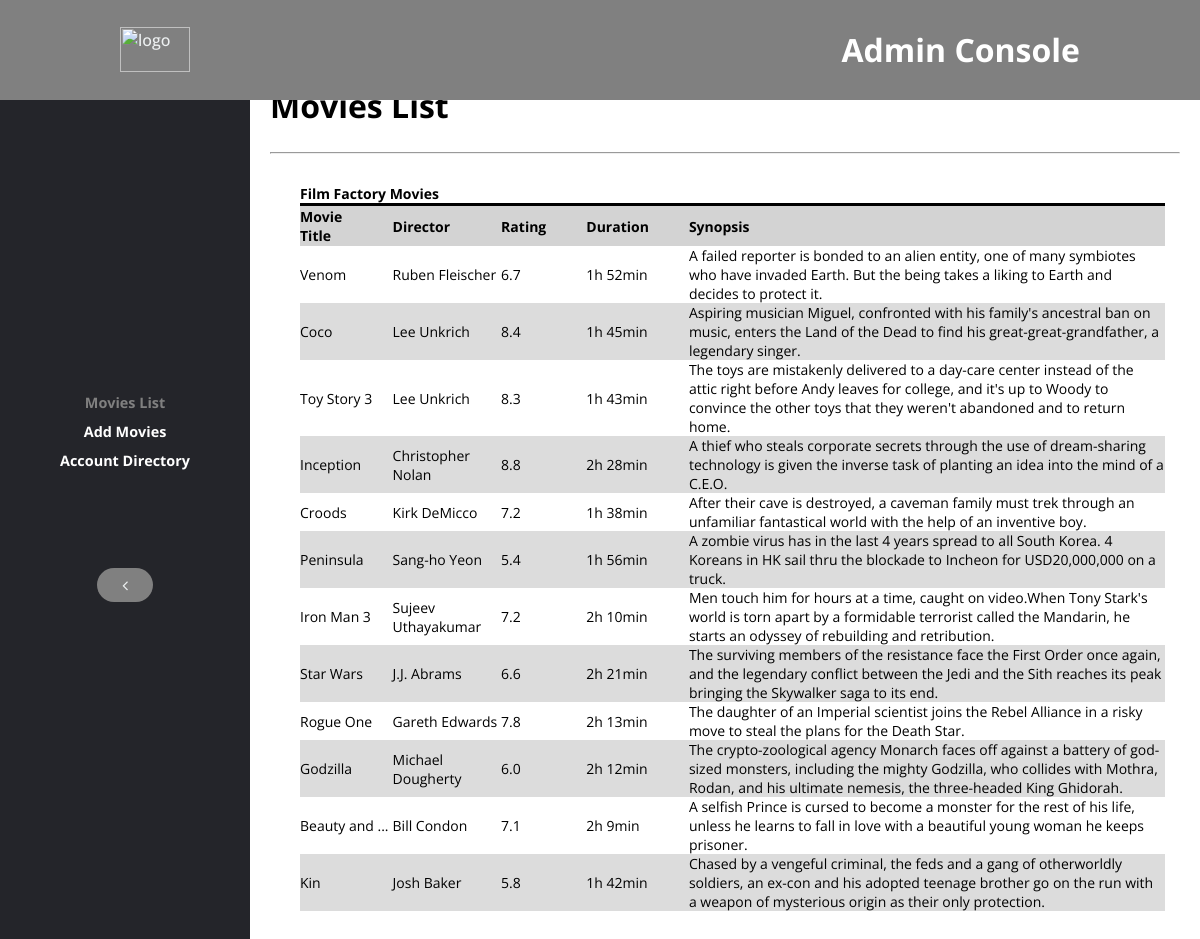
/admin_movies.php, run on the app's committed database.
### tables this page shows
CREATE TABLE IF NOT EXISTS `movies` (
  `Movie_Id` int(10) UNSIGNED NOT NULL AUTO_INCREMENT,
  `MovieName` varchar(100) DEFAULT NULL,
  `Director` varchar(100) DEFAULT NULL,
  `Rating` varchar(100) DEFAULT NULL,
  `RunTime` varchar(255) DEFAULT NULL,
  `Synopsis` varchar(1000) DEFAULT NULL,
  `Image` varchar(200) DEFAULT NULL,
  `taken` varchar(100) DEFAULT NULL,
  `open` varchar(100) DEFAULT NULL,
  PRIMARY KEY (`Movie_Id`)
);

### admin_movies.php (the view, shortened to what this page needs)
<?php
$host="localhost";
$user="root";
$pass="";
$database="theatrebooking";
$db=mysqli_connect($host,$user,$pass,$database);
?>
<html>
    <head>
        <link rel="stylesheet" type="text/css" href="theatrestyles.css">
        <link rel="stylesheet" href="https://maxcdn.bootstrapcdn.com/font-awesome/4.4.0/css/font-awesome.min.css">
        <link rel="stylesheet" href="https://cdnjs.cloudflare.com/ajax/libs/font-awesome/4.7.0/css/font-awesome.min.css">
</head>
<header>
<a class="logo" href="homepage.php"><img src="images/vectortrace.png" alt="logo" height="45px" width="70px"></a>
    <h1 style="color:white;">Admin Console</h1>
</header>
            <nav>
                <a style="color:grey;" href="admin_movies.php">Movies List</a>
                <a href="admin_addmovies.php">Add Movies</a>
                <a href="admin_user.php">Account Directory</a>
                <a style="margin-top:35%;" href="homepage.php"><button style="background-color: grey;"><span class="fa fa-angle-left"></span></button></a>
            </nav>
        <body>
            <h1 style="margin-bottom:25px;">Movies List</h1><hr>
            <?php
            $query="SELECT * FROM movies";
            $result=mysqli_query($db,$query);
            echo "<table>";
            echo "<caption> Film Factory Movies </caption>";
            echo "<tr> <th>Movie Title</th> <th>Director</th> <th>Rating</th> <th>Duration</th> <th>Synopsis</th> </tr>";
            while($value=mysqli_fetch_assoc($result)){
                echo "<tr>";
                echo "<td>" . $value['MovieName'] . "</td>";
                echo "<td>" . $value['Director'] . "</td>";
                echo "<td>" . $value['Rating'] . "</td>";
                echo "<td>" . $value['RunTime'] . "</td>";
                echo "<td>" . $value['Synopsis'] . "</td>";
                echo "</tr>";
                }
              echo "</table>";
            ?>
        </body>
</html>

### theatrestyles.css (style rules this page uses)
html { font-family: 'Open Sans', sans-serif; background-color: black; --top-spacing:7%; }
hr { color:black; }
* { box-sizing:border-box; margin:0; padding:0; }
li, a, button { font-weight:500; font-size:16px; color:#edf0f1; text-decoration:none; }
header { height:10%; z-index: 9; position: fixed; top:0; left:0; display:flex; justify-content: flex-end; align-items:center; padding:10px 10%; background-color:#24252A; position: fixed; top: 0; width: 100%; }
button { padding: 9px 25px; margin-right:auto; background-color:rgba(0,136,169,1); border:none; border-radius:50px; cursor:pointer; transition: all 0.3s ease 0s; }
.logo { cursor:pointer; margin-right:auto; }
.fa { background-color: inherit; }
body { scroll-padding-top: var(--top-spacing); margin: var(--top-spacing) auto; padding: 0 20px; }

### admin_movies.php (style rules this page uses)
* { box-sizing:border-box; }
nav a { display: inline-block; text-decoration: none; padding: 5px 15px; font-size: 0.9em; font-weight:bold; color: white; }
nav { position:fixed; top:0; left:0; width:250px; height:100%; background:#24252A; display:flex; flex-direction:column; align-items:center; justify-content:center; }
html { background-color:white; }
header { background-color:grey; }
body { margin-left:250px; }
table { font-size:14px; margin:30px; text-align: left; border-collapse: collapse; width:95%; }
caption { text-align: left; font-weight:bold; border-bottom:3px solid black; }
th { background-color:#D3D3D3; font-weight: bold; height:40px; text-align:left; padding-right:40px; }
tr { text-align: left; }
tbody tr:nth-child(odd) { background-color:#DCDCDC; }

### data on the page
movies: MovieName "Venom", Director "Ruben Fleischer", Rating "6.7", RunTime "1h 52min", Synopsis "A failed reporter is bonded to an alien entity, one of many symbiotes who have invaded Earth. But the being takes a liking to Earth and decides to protect it."
movies: MovieName "Coco", Director "Lee Unkrich", Rating "8.4", RunTime "1h 45min", Synopsis "Aspiring musician Miguel, confronted with his family's ancestral ban on music, enters the Land of the Dead to find his great-great-grandfather, a legendary singer."
movies: MovieName "Toy Story 3", Director "Lee Unkrich", Rating "8.3", RunTime "1h 43min", Synopsis "The toys are mistakenly delivered to a day-care center instead of the attic right before Andy leaves for college, and it's up to Woody to convince the other toys that they weren't abandoned and to return home."
movies: MovieName "Inception", Director "Christopher Nolan", Rating "8.8", RunTime "2h 28min", Synopsis "A thief who steals corporate secrets through the use of dream-sharing technology is given the inverse task of planting an idea into the mind of a C.E.O."
movies: MovieName "Croods", Director "Kirk DeMicco", Rating "7.2", RunTime "1h 38min", Synopsis "After their cave is destroyed, a caveman family must trek through an unfamiliar fantastical world with the help of an inventive boy."
movies: MovieName "Peninsula", Director "Sang-ho Yeon", Rating "5.4", RunTime "1h 56min", Synopsis "A zombie virus has in the last 4 years spread to all South Korea. 4 Koreans in HK sail thru the blockade to Incheon for USD20,000,000 on a truck."
movies: MovieName "Iron Man 3", Director "Sujeev Uthayakumar", Rating "7.2", RunTime "2h 10min", Synopsis "Men touch him for hours at a time, caught on video.When Tony Stark's world is torn apart by a formidable terrorist called the Mandarin, he starts an odyssey of rebuilding and retribution."
movies: MovieName "Star Wars", Director "J.J. Abrams", Rating "6.6", RunTime "2h 21min", Synopsis "The surviving members of the resistance face the First Order once again, and the legendary conflict between the Jedi and the Sith reaches its peak bringing the Skywalker saga to its end."
movies: MovieName "Rogue One", Director "Gareth Edwards", Rating "7.8", RunTime "2h 13min", Synopsis "The daughter of an Imperial scientist joins the Rebel Alliance in a risky move to steal the plans for the Death Star."
movies: MovieName "Godzilla", Director "Michael Dougherty", Rating "6.0", RunTime "2h 12min", Synopsis "The crypto-zoological agency Monarch faces off against a battery of god-sized monsters, including the mighty Godzilla, who collides with Mothra, Rodan, and his ultimate nemesis, the three-headed King Ghidorah."
movies: MovieName "Beauty and ...", Director "Bill Condon", Rating "7.1", RunTime "2h 9min", Synopsis "A selfish Prince is cursed to become a monster for the rest of his life, unless he learns to fall in love with a beautiful young woman he keeps prisoner."
movies: MovieName "Kin", Director "Josh Baker", Rating "5.8", RunTime "1h 42min", Synopsis "Chased by a vengeful criminal, the feds and a gang of otherworldly soldiers, an ex-con and his adopted teenage brother go on the run with a weapon of mysterious origin as their only protection."
